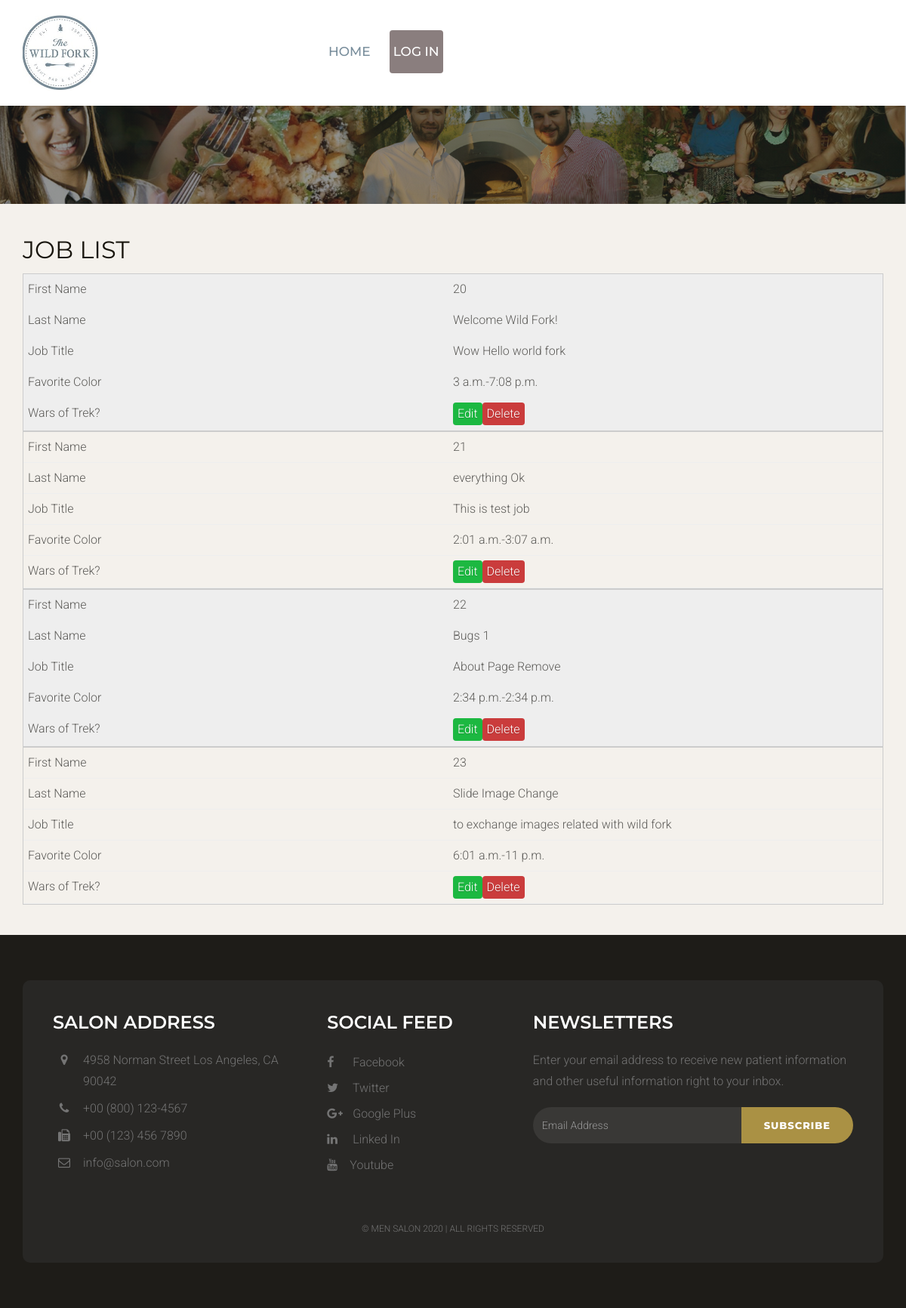
/job/adminlist, run on the app's committed database.
### staffapp/models.py (models this page shows, shortened)
class Job(models.Model):
    writer = models.ForeignKey('auth.User')
    email = models.CharField(max_length=200)
    title = models.CharField(max_length=200)
    location = models.CharField(max_length=300)
    category = models.CharField(max_length=200)
    tags = models.CharField(max_length=200)
    description = models.TextField()
    companyName = models.CharField(max_length=100)
    website = models.CharField(max_length=100)
    tagline = models.CharField(max_length=200)
    start_time = models.TimeField(default=timezone.now)
    end_time = models.TimeField(default=timezone.now)
    created_date = models.DateTimeField(
            default=timezone.now)
    published_date = models.DateTimeField(
            blank=True, null=True)

### staffapp/views.py (the view)
# urls.py: url(r'job/adminlist', views.adminJobList, name='amdinJobList'),
def adminJobList(request):
    jobs = Job.objects.filter().order_by('created_date')
    return render(request, 'adminjoblist.html', {'jobs': jobs})

### staffapp/templates/adminjoblist.html (shortened to what this page needs)
{% extends 'layouts/base.html' %}
{% load staticfiles %}
{% block content %}
    {% include 'layouts/header.html' %}
    <div class="space-small bg-default">
        <div class="container">
            <h1>Job List</h1>
            <table>
                <tbody>
                    {% for job in jobs %}
                    <tr>
                        <td>{{job.id}}</td>
                        <td>{{job.title}}</td>
                        <td>{{job.description}}</td>
                        <td>{{job.start_time}}-{{job.end_time}}</td>
                        <td><button class="button-success" onclick="editfn({{job.id}})">Edit</button><button class="button-error" onclick="deletefn({{job.id}})">Delete</button></td>
                    </tr>
                    {% endfor %}
                </tbody>
            </table>
        </div>
    </div>
    {% include 'layouts/footer.html' %}
{% endblock %}

### staffapp/static/css/style.css (style rules this page uses)
body { font-size: 16px; background-color: #fff; color: #5d5c59; font-family: 'Roboto', sans-serif; line-height: 28px; font-weight: 300; }
h1, h2, h3, h4, h5, h6 { margin: 0; padding: 0; margin-bottom: 10px; color: #18150d; font-weight: 400; font-family: 'Montserrat', sans-serif; text-transform: uppercase; -webkit-font-smoothing: antialiased; text-rendering: optimizeLegibility; }
h1 { font-size: 32px; line-height: 42px; }
.space-small { padding-top: 40px; padding-bottom: 40px; }
.bg-default { background-color: #f4f1ec; }

### staffapp/static/css/my.css (style rules this page uses)
.button-success, .button-error, .button-warning, .button-secondary { color: white; border-radius: 4px; text-shadow: 0 1px 1px rgba(0, 0, 0, 0.2); }
.button-success { background: rgb(28, 184, 65); }
.button-error { background: rgb(202, 60, 60); }

### staffapp/static/css/retable.css (style rules this page uses)
table { width: 100%; border-collapse: collapse; }
tr:nth-of-type(odd) { background: #eee; }
td, th { padding: 6px; border: 1px solid #ccc; text-align: left; }
@media only screen and (max-width: 760px),
(min-device-width: 768px) and (max-device-width: 1024px) { table, thead, tbody, th, td, tr { display: block; } }
@media only screen and (max-width: 760px),
(min-device-width: 768px) and (max-device-width: 1024px) { tr { border: 1px solid #ccc; } }
@media only screen and (max-width: 760px),
(min-device-width: 768px) and (max-device-width: 1024px) { td { border: none; border-bottom: 1px solid #eee; position: relative; padding-left: 50%; } }
@media only screen and (max-width: 760px),
(min-device-width: 768px) and (max-device-width: 1024px) { td:before { position: absolute; top: 6px; left: 6px; width: 45%; padding-right: 10px; white-space: nowrap; } }
@media only screen and (max-width: 760px),
(min-device-width: 768px) and (max-device-width: 1024px) { td:nth-of-type(1):before { content: "First Name"; } }
@media only screen and (max-width: 760px),
(min-device-width: 768px) and (max-device-width: 1024px) { td:nth-of-type(2):before { content: "Last Name"; } }
@media only screen and (max-width: 760px),
(min-device-width: 768px) and (max-device-width: 1024px) { td:nth-of-type(3):before { content: "Job Title"; } }
@media only screen and (max-width: 760px),
(min-device-width: 768px) and (max-device-width: 1024px) { td:nth-of-type(4):before { content: "Favorite Color"; } }
@media only screen and (max-width: 760px),
(min-device-width: 768px) and (max-device-width: 1024px) { td:nth-of-type(5):before { content: "Wars of Trek?"; } }

### staffapp/templates/adminjoblist.html (style rules this page uses)
.button-success, .button-error, .button-warning, .button-secondary { color: white; border-radius: 4px; border:none; text-shadow: 0 1px 1px rgba(0, 0, 0, 0.2); text-align: center; }
.button-success { background: rgb(28, 184, 65); }
.button-error { background: rgb(202, 60, 60); }

### data on the page
Job: id "20", title "Welcome Wild Fork!", description "Wow Hello world fork", start_time "3 a.m.", end_time "7:08 p.m."
Job: id "21", title "everything Ok", description "This is test job", start_time "2:01 a.m.", end_time "3:07 a.m."
Job: id "22", title "Bugs 1", description "About Page Remove", start_time "2:34 p.m.", end_time "2:34 p.m."
Job: id "23", title "Slide Image Change", description "to exchange images related with wild fork", start_time "6:01 a.m.", end_time "11 p.m."
